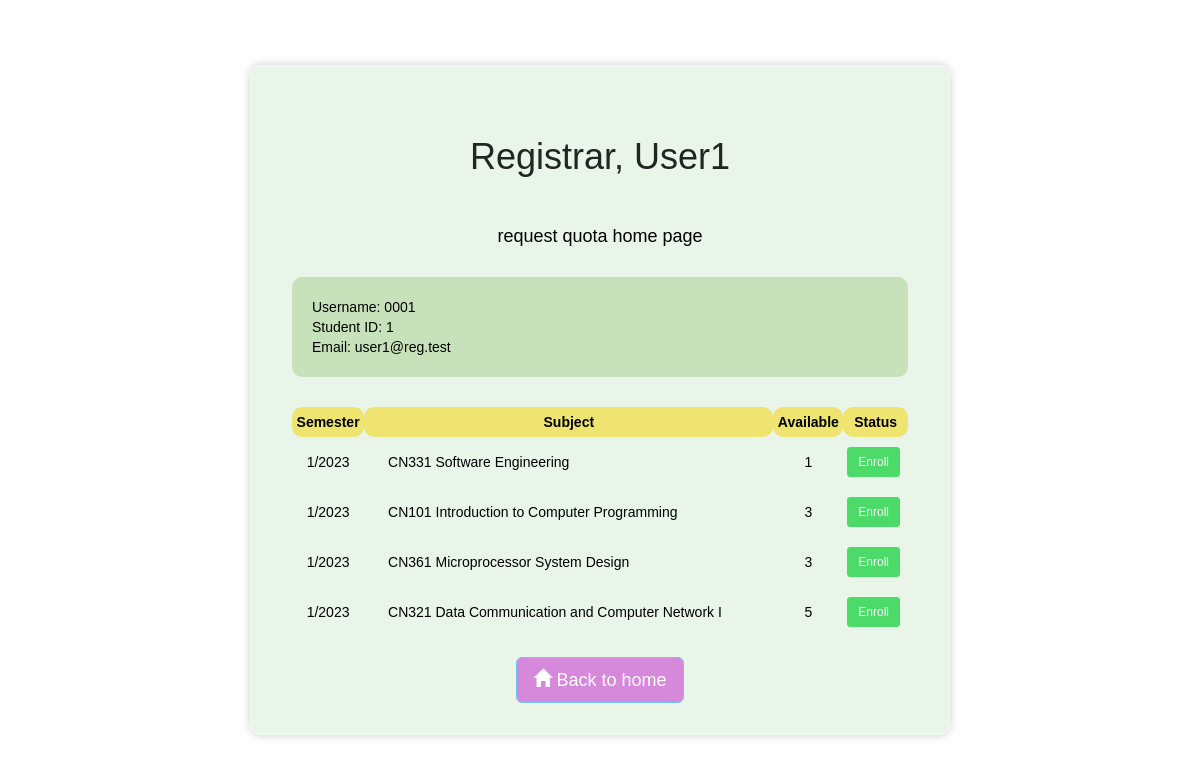
The page /regist/sublist/ (signed in) on the database its author committed.
### regist/models.py (models this page shows, shortened)
class Student(models.Model):
    user = models.OneToOneField(User, on_delete=models.CASCADE, primary_key=True)
    s_id = models.PositiveIntegerField()

class Subject(models.Model):
    sub_id = models.CharField(max_length=5, primary_key='True')
    sub_name = models.CharField(max_length=64)
    capacity  = models.PositiveIntegerField()
    status = models.BooleanField()
    semester = models.PositiveIntegerField()
    year = models.PositiveIntegerField()
    def __str__(self):
        return f'{self.sub_id} {self.sub_name}'

### regist/views.py (the view)
# urls.py: path('sublist/', views.sublist, name='sublist'),
def sublist(request):
    student = Student.objects.get(user_id=request.user)
    subjects = Subject.objects.all()
    data = {'student': student,
            'subjects': subjects}
    if not request.user.is_authenticated:
        return HttpResponseRedirect(reverse('login'))
    return render(request, 'sublist.html', data)

### regist/templates/sublist.html (shortened to what this page needs)
<!DOCTYPE html>
<html lang="en">
<head>
    <link rel="stylesheet" href="https://maxcdn.bootstrapcdn.com/bootstrap/3.3.7/css/bootstrap.min.css">
</head>
<body>
<div class="wrapper">
    {% extends 'layout.html' %}
    {% block body %}
    <h1 style="margin: 0px; padding: 40px; opacity: 85%;"><center>Registrar, {{ student.user.first_name }}</center></h1>
    <h4><center>request quota home page</center></h4>
    <br>
    <p style="padding: 20px; background: rgb(199, 226, 186); border-radius: 10px;">
        Username: {{ student.user.username }}<br>
        Student ID: {{student.s_id}}<br>
        Email: {{ student.user.email }}<br>
    </p>
    <br>
    <table>
        <tr style="background: rgb(238, 228, 111);">
            <th><center>Semester</center></th>
            <th><center>Subject</center></th>
            <th><center>Available</center></th>
            <th><center>Status</center></th>
        </tr>
        {% for subject in subjects %}
        <tr style="background:none;">
            <td><center>{{ subject.semester }}/{{ subject.year }}</center></td>
            <td style="text-indent: 20px;"><div>&nbsp;{{ subject }}</td>
            <td><center>{{ subject.capacity }}</center></td>
            {% if subject.capacity == 0 %}
                <td><center>Not available</center></td>
            {% else %}
                <td><center><a href="{% url 'regist:enroll' subject.sub_id %}" class="btn btn-default btn-sm" style="background-color: rgb(76, 218, 104); border-color: rgb(76, 218, 104); color: white;">
                    Enroll</a>&nbsp;</center></div></td>
            {% endif %}
        </tr>
        {% endfor %}
    <br>
    <div style="float: bottom;"><center>
        <a href="{% url 'users:index' %}" class="btn btn-info btn-lg" style="background-color: rgb(214, 136, 219); border-color: rgb(112, 198, 251) ; color: white; size: 10%;">
        <span class="glyphicon glyphicon-home"></span>&nbsp;Back to home</a>
    </center></div>
    {% endblock %}

### regist/templates/layout.html (shortened to what this page needs)
<!DOCTYPE html>
<html lang="en">
<head>
</head>
<body>
    {% block body %}
    {% endblock %}
</body>
</html>

### regist/templates/sublist.html (style rules this page uses)
* { margin: 0; padding: 0; box-sizing: border-box; font-family: "Poppins",sans-serif ; }
table { width: 100%; }
th { height: 30px; border: transparent; border-collapse: collapse; border-radius: 10px; }
td { height: 50px; border: transparent; border-collapse: collapse; margin: 20px; }
body { display: flex; justify-content: center; align-items: center; min-height: 100vh; background: url(https://scontent.fbkk6-2.fna.fbcdn.net/v/t1.6435-9/126241817_2784599285144060_6235241575451976301_n.jpg?_nc_cat=104&ccb=1-7&_nc_sid=730e14&_nc_ohc=a1JnMY5ndv0AX_8v_y8&_nc_ht=scontent.fbkk6-2.fna&oh=00_AfAeCyU9zqt1GsqGxPAbKRsN7z6QxoQW5Ln9T2Buyc-V1w&oe=6548F25B); background-size: cover; background-position: center; padding: 50px; }
.wrapper { width: 700px; background: rgba(231, 245, 231, 0.945); border: 2px solid rgba(255, 255, 255, .2); backdrop-filter: blur(60px); box-shadow:0 0 10px rgba(0, 0, 0, .2) ; color:black; border-radius: 10px; padding: 30px 40px; }

### rows shown on the page
Student: user.first_name "User1", user.username "0001", s_id "1", user.email "user1@reg.test"
Subject: semester "1", year "2023", sub_id+sub_name "CN331 Software Engineering", capacity "1", shows "Enroll"
Subject: semester "1", year "2023", sub_id+sub_name "CN101 Introduction to Computer Programming", capacity "3", shows "Enroll"
Subject: semester "1", year "2023", sub_id+sub_name "CN361 Microprocessor System Design", capacity "3", shows "Enroll"
Subject: semester "1", year "2023", sub_id+sub_name "CN321 Data Communication and Computer Network I", capacity "5", shows "Enroll"
